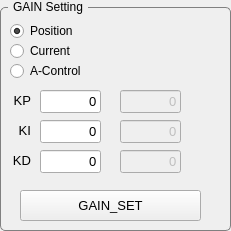
  <widget class="QGroupBox" name="groupBox_3">
   <property name="geometry">
    <rect>
     <x>10</x>
     <y>460</y>
     <width>231</width>
     <height>231</height>
    </rect>
   </property>
   <property name="styleSheet">
    <string notr="true">QGroupBox {
    border: 1px solid gray;
    border-radius: 5px;
    margin-top: 7px;
}

QGroupBox::title {
    subcontrol-origin: margin;
    left: 8px;
    padding: 0 3px 0 3px;
}

</string>
   </property>
   <property name="title">
    <string>GAIN Setting</string>
   </property>
   <widget class="QPushButton" name="BTN_COCOA_GAIN_SET">
    <property name="geometry">
     <rect>
      <x>20</x>
      <y>190</y>
      <width>181</width>
      <height>31</height>
     </rect>
    </property>
    <property name="font">
     <font>
      <pointsize>10</pointsize>
     </font>
    </property>
    <property name="text">
     <string>GAIN_SET</string>
    </property>
   </widget>
   <widget class="QLabel" name="label_8">
    <property name="geometry">
     <rect>
      <x>-20</x>
      <y>120</y>
      <width>51</width>
      <height>21</height>
     </rect>
    </property>
    <property name="font">
     <font>
      <pointsize>10</pointsize>
     </font>
    </property>
    <property name="text">
     <string>KI</string>
    </property>
    <property name="alignment">
     <set>Qt::AlignRight|Qt::AlignTrailing|Qt::AlignVCenter</set>
    </property>
   </widget>
   <widget class="QRadioButton" name="RB_Pcon">
    <property name="geometry">
     <rect>
      <x>10</x>
      <y>20</y>
      <width>117</width>
      <height>22</height>
     </rect>
    </property>
    <property name="text">
     <string>Position</string>
    </property>
    <property name="checked">
     <bool>true</bool>
    </property>
   </widget>
   <widget class="QLineEdit" name="LE_KP_2">
    <property name="enabled">
     <bool>false</bool>
    </property>
    <property name="geometry">
     <rect>
      <x>120</x>
      <y>90</y>
      <width>61</width>
      <height>23</height>
     </rect>
    </property>
    <property name="font">
     <font>
      <pointsize>10</pointsize>
     </font>
    </property>
    <property name="text">
     <string>0</string>
    </property>
    <property name="alignment">
     <set>Qt::AlignRight|Qt::AlignTrailing|Qt::AlignVCenter</set>
    </property>
   </widget>
   <widget class="QLineEdit" name="LE_KD_2">
    <property name="enabled">
     <bool>false</bool>
    </property>
    <property name="geometry">
     <rect>
      <x>120</x>
      <y>150</y>
      <width>61</width>
      <height>23</height>
     </rect>
    </property>
    <property name="font">
     <font>
      <pointsize>10</pointsize>
     </font>
    </property>
    <property name="text">
     <string>0</string>
    </property>
    <property name="alignment">
     <set>Qt::AlignRight|Qt::AlignTrailing|Qt::AlignVCenter</set>
    </property>
   </widget>
   <widget class="QRadioButton" name="RB_Ccon">
    <property name="geometry">
     <rect>
      <x>10</x>
      <y>40</y>
      <width>117</width>
      <height>22</height>
     </rect>
    </property>
    <property name="text">
     <string>Current</string>
    </property>
   </widget>
   <widget class="QRadioButton" name="RB_Acon">
    <property name="geometry">
     <rect>
      <x>10</x>
      <y>60</y>
      <width>117</width>
      <height>22</height>
     </rect>
    </property>
    <property name="text">
     <string>A-Control</string>
    </property>
   </widget>
   <widget class="QLineEdit" name="LE_KI_2">
    <property name="enabled">
     <bool>false</bool>
    </property>
    <property name="geometry">
     <rect>
      <x>120</x>
      <y>120</y>
      <width>61</width>
      <height>23</height>
     </rect>
    </property>
    <property name="font">
     <font>
      <pointsize>10</pointsize>
     </font>
    </property>
    <property name="text">
     <string>0</string>
    </property>
    <property name="alignment">
     <set>Qt::AlignRight|Qt::AlignTrailing|Qt::AlignVCenter</set>
    </property>
   </widget>
   <widget class="QLineEdit" name="LE_KP">
    <property name="geometry">
     <rect>
      <x>40</x>
      <y>90</y>
      <width>61</width>
      <height>23</height>
     </rect>
    </property>
    <property name="font">
     <font>
      <pointsize>10</pointsize>
     </font>
    </property>
    <property name="text">
     <string>0</string>
    </property>
    <property name="alignment">
     <set>Qt::AlignRight|Qt::AlignTrailing|Qt::AlignVCenter</set>
    </property>
   </widget>
   <widget class="QLineEdit" name="LE_KD">
    <property name="geometry">
     <rect>
      <x>40</x>
      <y>150</y>
      <width>61</width>
      <height>23</height>
     </rect>
    </property>
    <property name="font">
     <font>
      <pointsize>10</pointsize>
     </font>
    </property>
    <property name="text">
     <string>0</string>
    </property>
    <property name="alignment">
     <set>Qt::AlignRight|Qt::AlignTrailing|Qt::AlignVCenter</set>
    </property>
   </widget>
   <widget class="QLineEdit" name="LE_KI">
    <property name="geometry">
     <rect>
      <x>40</x>
      <y>120</y>
      <width>61</width>
      <height>23</height>
     </rect>
    </property>
    <property name="font">
     <font>
      <pointsize>10</pointsize>
     </font>
    </property>
    <property name="text">
     <string>0</string>
    </property>
    <property name="alignment">
     <set>Qt::AlignRight|Qt::AlignTrailing|Qt::AlignVCenter</set>
    </property>
   </widget>
   <widget class="QLabel" name="label_9">
    <property name="geometry">
     <rect>
      <x>-20</x>
      <y>150</y>
      <width>51</width>
      <height>21</height>
     </rect>
    </property>
    <property name="font">
     <font>
      <pointsize>10</pointsize>
     </font>
    </property>
    <property name="text">
     <string>KD</string>
    </property>
    <property name="alignment">
     <set>Qt::AlignRight|Qt::AlignTrailing|Qt::AlignVCenter</set>
    </property>
   </widget>
   <widget class="QLabel" name="label_7">
    <property name="geometry">
     <rect>
      <x>-20</x>
      <y>90</y>
      <width>51</width>
      <height>21</height>
     </rect>
    </property>
    <property name="font">
     <font>
      <pointsize>10</pointsize>
     </font>
    </property>
    <property name="text">
     <string>KP</string>
    </property>
    <property name="alignment">
     <set>Qt::AlignRight|Qt::AlignTrailing|Qt::AlignVCenter</set>
    </property>
   </widget>
  </widget>
